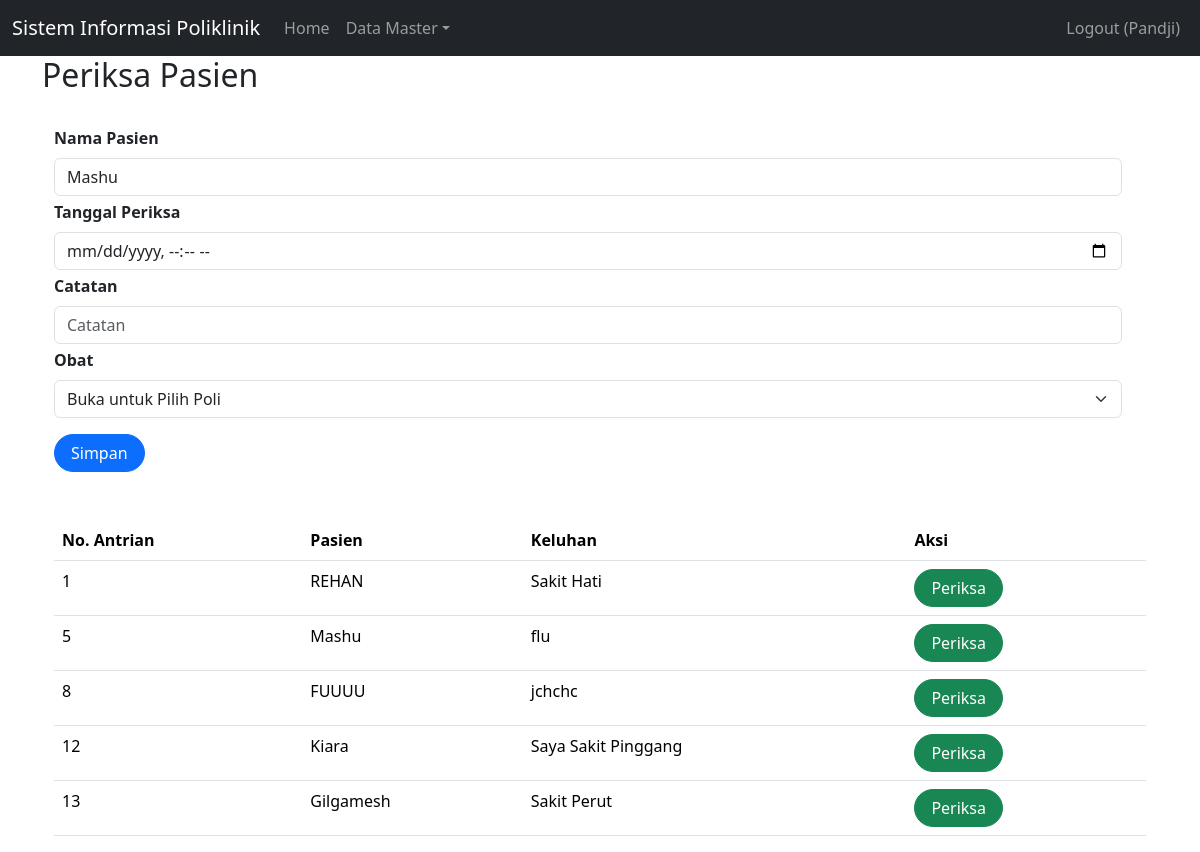
Page /index.php?page=periksa&id=14&dpid=7 (signed in) on the committed database.
### tables this page shows
CREATE TABLE `pasien` (
  `id` int(11) NOT NULL,
  `nama` varchar(255) NOT NULL,
  `alamat` varchar(255) NOT NULL,
  `no_ktp` varchar(255) NOT NULL,
  `no_hp` varchar(50) NOT NULL,
  `no_rm` varchar(25) NOT NULL
);

CREATE TABLE `daftar_poli` (
  `id` int(11) NOT NULL,
  `id_pasien` int(11) NOT NULL,
  `id_jadwal` int(11) NOT NULL,
  `keluhan` text NOT NULL,
  `no_antrian` int(11) NOT NULL
);

### periksa.php (the view, shortened to what this page needs)
<h2>Periksa Pasien</h2>
<br>
<div class="container">
    <?php
        if (isset($_GET["id"])) {
    ?>
            <form class="form row" method="POST" action="" name="myForm" onsubmit="return(validate());">
                <?php
                $nama_pasien = '';
                if (isset($_GET['id'])) {
                    $ambil = mysqli_query($mysqli, "SELECT ps.*
                                                        FROM pasien AS ps
                                                            WHERE ps.id = '" . $_GET['id'] . "'"
                                                        );
                    while ($row = mysqli_fetch_array($ambil)) {
                        $nama_pasien = $row['nama'];
                    }
                ?>
                <?php
                }
                ?>
                <div class="row">
                    <label for="inputNama" class="form-label fw-bold">
                        Nama Pasien
                    </label>
                    <div>
                        <input type="text" readonly class="form-control" name="nama_pasien" id="inputNama" placeholder="Nama Pasien" value="<?php echo $nama_pasien ?>">
                    </div>
                </div>
                <div class="row mt-1">
                    <label for="inputJadwal" class="form-label fw-bold">
                        Tanggal Periksa
                    </label>
                    <div>
                        <input type="datetime-local" class="form-control" name="tgl_periksa" id="inputJadwal" required placeholder="Tanggal Periksa">
                    </div>
                </div>
                <div class="row mt-1">
                    <label for="inputCatatan" class="form-label fw-bold">
                        Catatan
                    </label>
                    <div>
                        <input type="text" class="form-control" name="catatan" id="inputCatatan" required placeholder="Catatan">
                    </div>
                </div>
                <div class="row mt-1">
                <label for="inputObat" class="form-label fw-bold">
                    Obat
                </label>
                <div>
                    <select class="form-select" aria-label="Default select example" name="new_id_obat" id ="inputObat">
                        <option selected value="999">Buka untuk Pilih Poli</option>
                    </select>
                </div>
                </div>
                <div class="row mt-3">
                    <div class=col>
                        <button type="submit" id="submit" class="btn btn-primary rounded-pill px-3 mt-auto" name="simpan">Simpan</button>
                    </div>
                </div>
            </form>
    <?php
        }
    ?>
    <br>
    <br>
    <table class="table table-hover">
        <thead>
            <tr>
                <th scope="col">No. Antrian</th>
                <th scope="col">Pasien</th>
                <th scope="col">Keluhan</th>
                <th scope="col">Aksi</th>
            </tr>
        </thead>
        <tbody>
            <?php
            $result = mysqli_query($mysqli, "SELECT ps.id, ps.nama AS nama_pasien, dp.id AS dpid, dp.keluhan, dp.no_antrian
                                                FROM daftar_poli AS dp
                                                    JOIN pasien AS ps ON ps.id = dp.id_pasien
                                                    JOIN jadwal_periksa AS jp ON dp.id_jadwal = dp.id_jadwal
                                                    JOIN dokter AS dok ON jp.id_dokter = dok.id
                                                WHERE  dp.id_jadwal = jp.id AND jp.id_dokter = '".$_SESSION['id_dokter']."'
                                                    ");
            while ($data = mysqli_fetch_array($result)) {
            ?>
                <tr>
                    <td><?php echo $data['no_antrian'] ?></td>
                    <td><?php echo $data['nama_pasien'] ?></td>
                    <td><?php echo $data['keluhan'] ?></td>
                    <td>
                        <a class="btn btn-success rounded-pill px-3" href="index.php?page=periksa&id=<?php echo $data['id'] ?>&dpid=<?php echo $data['dpid'] ?>">Periksa</a>
                    </td>
                </tr>
            <?php
            }
            ?>
        </tbody>
    </table>

### rows in the picture
pasien: nama_pasien "Mashu"
daftar_poli: no_antrian "1", id_pasien.nama "REHAN", keluhan "Sakit Hati"
daftar_poli: no_antrian "5", id_pasien.nama "Mashu", keluhan "flu"
daftar_poli: no_antrian "8", id_pasien.nama "FUUUU", keluhan "jchchc"
daftar_poli: no_antrian "12", id_pasien.nama "Kiara", keluhan "Saya Sakit Pinggang"
daftar_poli: no_antrian "13", id_pasien.nama "Gilgamesh", keluhan "Sakit Perut"

### other values in the picture
$_SESSION['name'] "Pandji"
